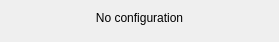
<?xml version="1.0" encoding="UTF-8"?>
<ui version="4.0">
 <class>tlinsWPilotCloseCalibration</class>
 <widget class="QWidget" name="tlinsWPilotCloseCalibration">
  <property name="geometry">
   <rect>
    <x>0</x>
    <y>0</y>
    <width>279</width>
    <height>42</height>
   </rect>
  </property>
  <property name="windowTitle">
   <string>Form</string>
  </property>
  <layout class="QVBoxLayout" name="verticalLayout">
   <item>
    <widget class="QLabel" name="label">
     <property name="text">
      <string>No configuration</string>
     </property>
     <property name="alignment">
      <set>Qt::AlignCenter</set>
     </property>
    </widget>
   </item>
   <item>
    <spacer name="verticalSpacer">
     <property name="orientation">
      <enum>Qt::Vertical</enum>
     </property>
     <property name="sizeHint" stdset="0">
      <size>
       <width>20</width>
       <height>40</height>
      </size>
     </property>
    </spacer>
   </item>
  </layout>
 </widget>
 <resources/>
 <connections/>
</ui>
